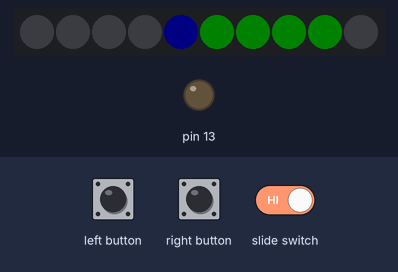
The sketch below on a simulated Arduino Leonardo, built with avr-gcc and run on an emulated ATmega32U4. On the bench: 10 RGB LEDs in strip order, left to right, output pins drawn as LEDs (lit = HIGH). The test bench sets the inputs (shaded band). Dim RGB values are drawn brighter than linear; MIDI output is not drawn.

Above: at 1.2 s.
1.3 s: slide switch set LOW
At 1.7 s:
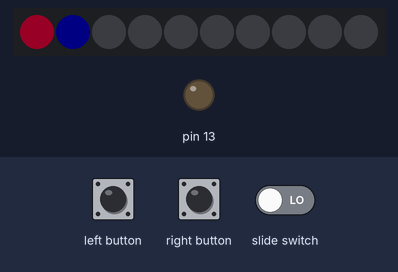
2.8 s: left button pressed for 0.15 s
At 4.0 s:
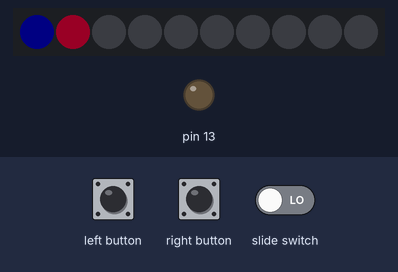
4.4 s: slide switch set HIGH
At 5.3 s:
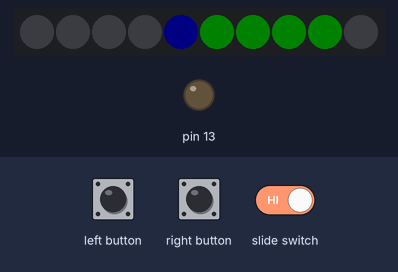
5.9 s: right button pressed for 0.15 s
At 6.4 s:
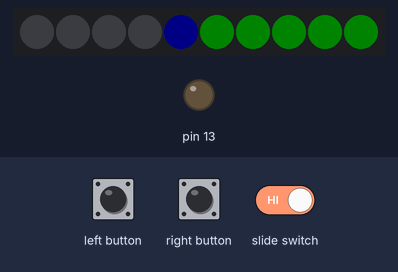
7.5 s: right button pressed for 1 s
At 8.8 s:
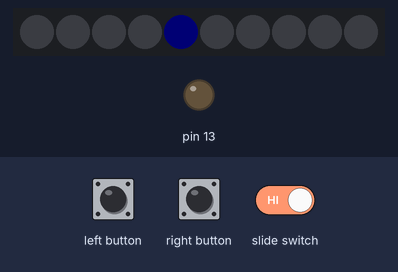
10.0 s: left button pressed for 1 s
At 10.7 s:
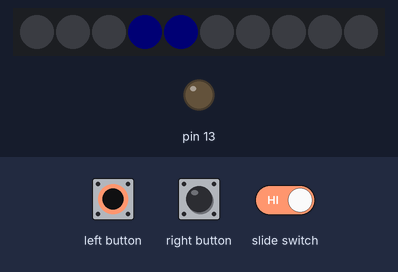
Timing chart, 0 to 13.0 s (numbered marks = the images above; inputs shaded):
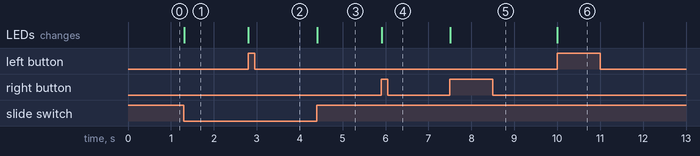

The sketch:

cp-euclidian-sequencer.ino
```cpp
// (licence header left out)
// NOTES:
// This sequencer is dependent on an incoming MIDI clock.
// Outgoing channel range 0-15 (may display as 1-16 on synth).
// Sequence is represented as a binary number (not an array).
// Advancing the sequence is a rightward bitshift.
// Least significant bit (rightmost) corresponds to cp.pixels[9].
// Nord Drum 1 notes (MIDI percussion values):
// 36 (bass drum)
// 38 (snare)
// 59 (ride cymbal)
// 47 (low-mid tom)

// Color codes:
// Configuration view (switch left)
// Note index (+1): blue
// Velocity: green
// Sequence view (switch right)
// All steps: blue.
// Active step: green.

// Seems to work without lag up to about 1600 bmp (as indicated by
// the reported clock rate), based on obvious lag when clock is switched off.
// This is not serious benchmarking at this point.

// TODO:

#include <Adafruit_CircuitPlayground.h>
#include <USB-MIDI.h>

USBMIDI_CREATE_DEFAULT_INSTANCE();
using namespace MIDI_NAMESPACE;

// CONSTANTS
const uint8_t   LED_COUNT         = 10;
const uint8_t   MAX_VELOCITY      = 5;
const uint8_t   DEFAULT_VELOCITY  = 4;
const uint8_t   NOTE_COUNT        = 4;
const uint8_t   NOTES[4]          = {36, 38, 59, 47}; // selection of MIDI note values
const uint8_t   OUT_CHANNEL       = 1;    // 1 - 16 set for your synth


// GLOBAL VARIAGLES (with defaults)

uint8_t   steps                   = 2;    // steps in sequence
uint8_t   triggers                = 0;    // number of played notes in sequence
uint16_t  active_step             = 0b1;  // active step as bitmask
uint16_t  first_step              = 0b1;  // the first beat in the sequence as bitmask
uint8_t   note                    = 0;    // index of NOTES
uint8_t   pitch;                          // MIDI note table value
uint16_t  sequence;                       // sequence as a binary number
uint8_t   led_velocity            = DEFAULT_VELOCITY;     // 0 - 5 as displayed
uint8_t   velocity                = 96;   // seven bits representing MIDI velocity
uint8_t   pulse_count;                    // 24 pulses per quarter note
bool      a_button_down           = false;
bool      b_button_down           = false;
bool      switch_is_right;
bool      red_led                 = false;
bool      started                 = false;

uint16_t rotateRight(uint16_t n) {
  // Rotating bit shift to right.
  uint16_t shifted = n >> 1;
  if (bitRead(n, 0)) {
    return bitSet(shifted, steps - 1);
  }
  else {
    return bitClear(shifted, steps - 1);
  }
}

uint16_t rotateLeft(uint16_t n) {
  // Rotating bit shift to the left
  uint16_t shifted = n << 1;
  if (bitRead(n, steps - 1)) {
    shifted = bitSet(shifted, 0);
    return bitClear(shifted, steps);
  }
  else {
    return shifted;
  }
}

uint16_t pushBit(uint16_t acc, uint8_t b) {
  // acc is the 16 bit accumulator.
  // b is expected to be a bool cast to an integer.
  // b becomes the lsb in the sequence with bit shift.
  return (acc << 1) | b;
}

uint16_t generateEuclidian(uint16_t triggers, float steps) {
  // Based on Jeff Holtzkener's Javascript implementation at
  // https://medium.com/code-music-noise/euclidean-rhythms-391d879494df
  // Inputs: a number of triggers or played notes
  // from the number of total steps.
  // Outputs a number representing a rhythm pattern
  // when represented as a binary number.
  uint16_t previous;
  uint16_t pattern = 0;
  for (int i = 0; i < (steps + 1); i++) {
    uint16_t xVal = (triggers / steps) * i;
    pattern = pushBit(pattern, !(previous == xVal));
    previous = xVal;
  }
  return pattern;
}

uint8_t getRed(int pix) {
  if (bitRead(active_step, pix)) {
    return 64;
  }
  else {
    return 0;
  }
}

uint8_t getGreen(int pix) {
  if (bitRead(sequence, pix)) {
    return 48; //velocity;
  }
  else {
    return 0;
  }
}

uint8_t getBlue(int pix) {
  // All steps
  if (pix < steps) {
    return 16;
  }
  else {
    return 0;
  }
}

void updateSequencePixel(int pix) {
  CircuitPlayground.setPixelColor((pix), getRed(pix),
                                       getGreen(pix),
                                       getBlue(pix));
}

void updateSequenceDisplay() {
  for (int i = 0; i < LED_COUNT; i++) {
    updateSequencePixel(i);
  }
}

void displayNote() {
  for (int i = 0; i < 5; i++) {
    if (i >= (4 - note)) {
      CircuitPlayground.setPixelColor(i, 0, 0, 16);
    }
    else {
      CircuitPlayground.setPixelColor(i, 0, 0, 0);
    }
  }
}

void displayLedVelocity() {
  for (int i = 5; i < 10; i++) {
    if (i <= 4 + led_velocity) {
      CircuitPlayground.setPixelColor(i, 0, 16, 0);
    }
    else {
      CircuitPlayground.setPixelColor(i, 0, 0, 0);
    }
  }
}

void updateConfigDisplay() {
  displayNote();
  displayLedVelocity();
}

void updateNeoPixels() {
  if (switch_is_right) {
    updateSequenceDisplay();
  }
  else {
    updateConfigDisplay();
  }
}

void updateLedBrightness() {
  CircuitPlayground.setBrightness((led_velocity * 20) + 20);
}

uint8_t calculateVelocity() {
  float m = float(led_velocity) / float(MAX_VELOCITY);
  return (m * 127);
}

bool switchRight() {
  // displaying sequence
  return !(CircuitPlayground.slideSwitch());
}

bool switchLeft() {
  //displaying settings
  return CircuitPlayground.slideSwitch();
}

void addStep() {
  if (steps < 10) {
    steps++;
  }
  else {            // wrap
    steps = 1;
    active_step = 0b1;
    if (triggers) {   // if there are any triggers
      triggers = 1;   // reduce to one
    }
  }
}

void addTrigger() {
  if (triggers < steps) {
    triggers++;
  }
  else {
    triggers = 0;
  }
}

void advanceSequence() {
  CircuitPlayground.redLED(red_led);
  red_led = !red_led;
  active_step = rotateRight(active_step);
  if (active_step & sequence) {
    MIDI.sendNoteOn(pitch, velocity, OUT_CHANNEL);
  }
  if (switch_is_right) {
    updateSequenceDisplay();
  }
  pulse_count = 0;
}

void advanceNote() {
  note = ((++note) % NOTE_COUNT);
}

void processLeftButton() {
  if (switchRight()) {
    if (started) {
      addStep();
      sequence = generateEuclidian(triggers, steps);
    }
    else { // if stopped, decrement first_step
      first_step = rotateLeft(active_step);
      active_step = first_step;
    }
  updateSequenceDisplay();
  }
  else {
    advanceNote();
    pitch = NOTES[note];
    updateConfigDisplay();
  }
}

void increaseVelocity() {
  led_velocity = ((++led_velocity) % (MAX_VELOCITY + 1));
}

void processRightButton() {
  if (switchRight()) {
    if (started) {
      addTrigger();
      sequence = generateEuclidian(triggers, steps);
    }
    else { // if stopped, advance first_step
      first_step = rotateRight(active_step);
      active_step = first_step;
    }
  updateSequenceDisplay();
  }
  else {
    increaseVelocity();
    velocity = calculateVelocity();
    updateLedBrightness();
    updateConfigDisplay();
  }
}

bool switchChanged() {
  return (switch_is_right != switchRight());
}

void onClock() {
  if (started) {
    pulse_count++;
    if (pulse_count >= 24) {
      advanceSequence();
    }
  }
}

void onStart() {
  onContinue();
  active_step = first_step;
}

void onContinue() {
  started = true;
  red_led = false;
  pulse_count = 0;
}

void onStop() {
  started = false;
  active_step = first_step;
  updateSequenceDisplay();
}

void setup() {
  CircuitPlayground.begin();
  MIDI.begin(OUT_CHANNEL);
  MIDI.setHandleClock(onClock);
  MIDI.setHandleStart(onStart);
  MIDI.setHandleContinue(onContinue);
  MIDI.setHandleStop(onStop);
  sequence = generateEuclidian(triggers, steps);
  velocity = calculateVelocity();
  switch_is_right = switchRight();
  updateLedBrightness();
  updateNeoPixels();
  pitch = NOTES[note];
  pulse_count = 0;
}

void loop() {
  MIDI.read();
  if (switchChanged()) {
    switch_is_right = switchRight();
    updateNeoPixels();
  }
  if (!a_button_down) {                   // if a not previously pressed
    if (CircuitPlayground.leftButton()) { // and the button is being pressed
      processLeftButton();              // process new press
      a_button_down = true;               // note ongoing press
    }
  }
  else {                                             // if it was previously pressed
    a_button_down = CircuitPlayground.leftButton();  // store the current state
  }
  if (!b_button_down) {
    if (CircuitPlayground.rightButton()) {
      processRightButton();
      b_button_down = true;
    }
  }
  else {                                             // if it was previously pressed
    b_button_down = CircuitPlayground.rightButton();  // store the current state
  }
}
```

Measured:
- after the input at 1.3 s, the LEDs: change at once (image 1)
- after the input at 2.8 s, the LEDs: change at once (image 2)
- after the input at 4.4 s, the LEDs: change at once (image 3)
- after the input at 5.9 s, the LEDs: change at once (image 4)
- after the input at 7.5 s, the LEDs: change at once (image 5)
- after the input at 10.0 s, the LEDs: change at once (image 6)
